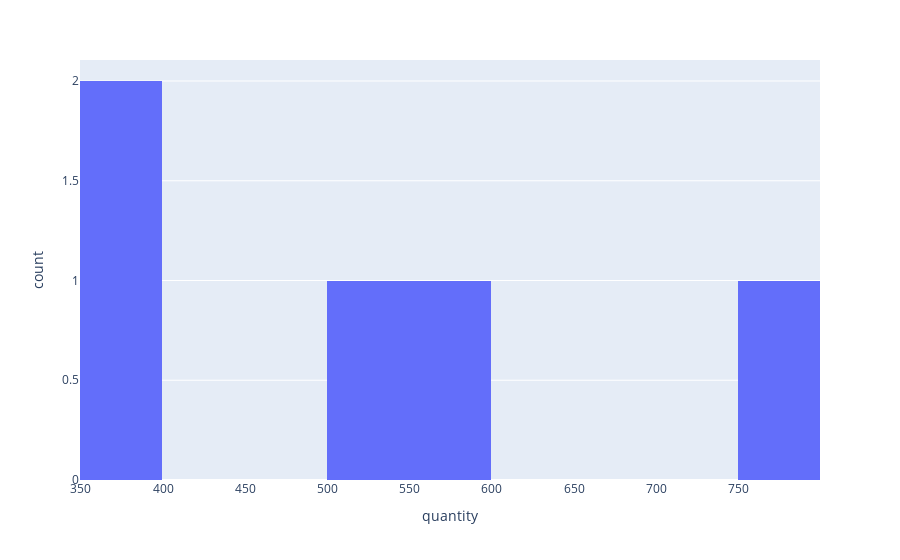

This figure's notebook cell:
### Code cell
fig = px.histogram(data_frame=df_chipo_plot,x='quantity',nbins=20)
fig.show()

### Figure 1 — Plotly figure (JSON) as saved in the notebook; plotly's stock layout.template omitted (floating-point values rounded to 4 significant figures)
{"data": [{"alignmentgroup": "True", "bingroup": "x", "hovertemplate": "quantity=%{x}<br>count=%{y}<extra></extra>", "legendgroup": "", "marker": {"color": "#636efa", "pattern": {"shape": ""}}, "name": "", "nbinsx": 20, "offsetgroup": "", "orientation": "v", "showlegend": false, "type": "histogram", "x": [761, 591, 506, 386, 351], "xaxis": "x", "yaxis": "y"}], "layout": {"autosize": true, "barmode": "relative", "legend": {"tracegroupgap": 0}, "margin": {"t": 60}, "xaxis": {"anchor": "y", "autorange": true, "domain": [0, 1], "range": [349.5, 799.5], "title": {"text": "quantity"}, "type": "linear"}, "yaxis": {"anchor": "x", "autorange": true, "domain": [0, 1], "range": [0, 2.105], "title": {"text": "count"}}}}
